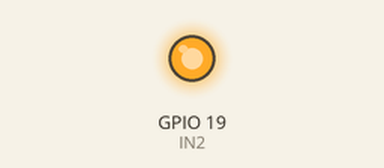
This sketch was run on a simulated ESP32. Shown: output pins drawn as LEDs (lit = HIGH). Pins used as bus, display or sensor lines are not drawn; what the sketch prints to the serial monitor is not drawn.

Above: at 0.1 s.
Timing chart, 0 to 1.6 s (numbered marks = the images above):
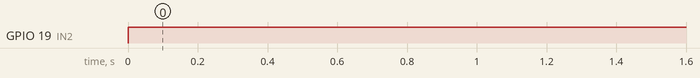

Measured:
- by itself, GPIO 19 (IN2): LOW → HIGH at 0.00 s

The sketch:

diy7-1-2.ino
```cpp
/*
 程式更新以配合ESP32開發環境3.x版
 請參閱：https://swf.com.tw/?p=2000
*/

#define IN1 18
#define IN2 19
byte pwmChannel = 0;  // 指定PWM通道（全域變數）

void forward(int power) {  // 依指定power值「慢速衰減」正轉
#if ESP_ARDUINO_VERSION >= ESP_ARDUINO_VERSION_VAL(3, 0, 0)
  ledcDetach(IN1);
  ledcAttachChannel(IN2, 1000, 10, pwmChannel); // 接腳, 頻率, 解析度, 通道
  ledcWrite(IN2, power);   // 調整PWM輸出值
#else
  ledcDetachPin(IN1);
  ledcAttachPin(IN2, pwmChannel);
  ledcWrite(pwmChannel, power);  // 調整PWM輸出值
#endif
  digitalWrite(IN1, HIGH);          // IN1腳輸出高電位
}

void reverse(int power) {  // 依指定power值「慢速衰減」反轉
#if ESP_ARDUINO_VERSION >= ESP_ARDUINO_VERSION_VAL(3, 0, 0)
  ledcDetach(IN2);
  ledcAttachChannel(IN1, 1000, 10, pwmChannel); // 接腳, 頻率, 解析度, 通道
  ledcWrite(IN1, power);   // 調整PWM輸出值
#else
  ledcDetachPin(IN2);
  ledcAttachPin(IN1, pwmChannel);
  ledcWrite(pwmChannel, power);  // 調整PWM輸出值
#endif
  digitalWrite(IN2, HIGH);          // IN2腳輸出高電位
}

void stop() {  // 停止
#if ESP_ARDUINO_VERSION >= ESP_ARDUINO_VERSION_VAL(3, 0, 0)
  ledcDetach(IN1);  // 解除IN1腳的PWM輸出
  ledcDetach(IN2);  // 解除IN2腳的PWM輸出
#else
  ledcDetachPin(IN1);  // 解除IN1腳的PWM輸出
  ledcDetachPin(IN2);  // 解除IN2腳的PWM輸出
#endif

  digitalWrite(IN1, LOW);
  digitalWrite(IN2, LOW);
}

void brake() {  // 煞車
#if ESP_ARDUINO_VERSION >= ESP_ARDUINO_VERSION_VAL(3, 0, 0)
  ledcDetach(IN1);  // 解除IN1腳的PWM輸出
  ledcDetach(IN2);  // 解除IN2腳的PWM輸出
#else
  ledcDetachPin(IN1);  // 解除IN1腳的PWM輸出
  ledcDetachPin(IN2);  // 解除IN2腳的PWM輸出
#endif

  digitalWrite(IN1, HIGH);
  digitalWrite(IN2, HIGH);
}

void setup() {
  Serial.begin(115200);
  pinMode(IN1, OUTPUT); // 馬達接腳設成「輸出」
  pinMode(IN2, OUTPUT);
#if ESP_ARDUINO_VERSION <= ESP_ARDUINO_VERSION_VAL(2, 0, 0)
  ledcSetup(pwmChannel, 1000, 10);  // 設置PWM：通道0, 1000Hz, 10位元
#endif
}

void loop() {
  Serial.println("正轉，PWM 1000");
  forward(1000);
  delay(3000);
  Serial.println("停止");
  stop();
  delay(1000);
  Serial.println("反轉，PWM 250");
  reverse(250);
  delay(3000);
  Serial.println("停止");
  stop();
  delay(1000);
}
```
